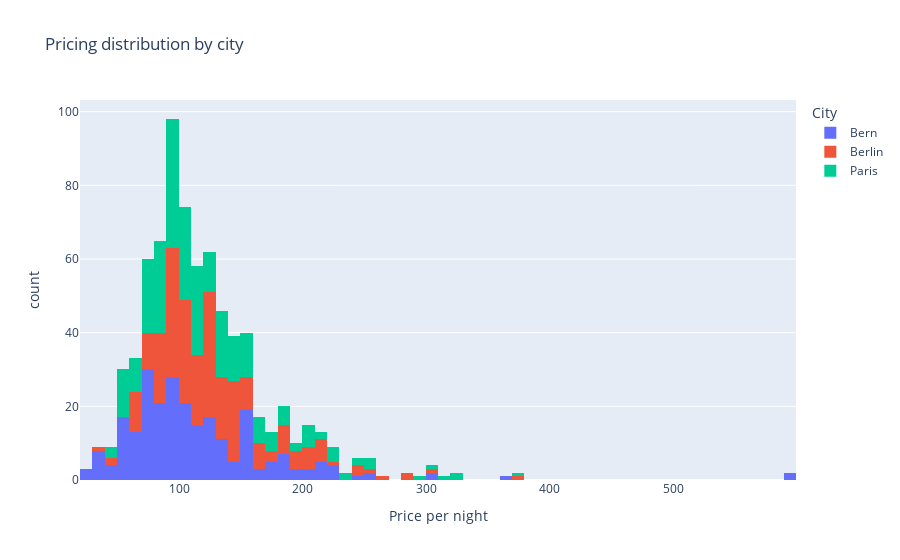

Notebook source saved alongside this figure:
### Markdown cell above
### <a id='toc8_4_4_'></a>[Pricing distribution by city](#toc0_)

### Code cell
pricing_distribution = px.histogram(
    airbnb_data,
    x="price_per_night",
    color="city",
    title="Pricing distribution by city",
    labels={"price_per_night": "Price per night", "city": "City"},
    nbins=100,
)

pricing_distribution.write_html(FIG_DIR / "pricing_distribution.html")
pricing_distribution.write_image(FIG_DIR / "pricing_distribution.png")

pricing_distribution.show()

### Figure 1 — Plotly figure (JSON) as saved in the notebook; plotly's stock layout.template omitted (floating-point values rounded to 4 significant figures; data arrays with more than 128 entries replaced by an {"elided": "..."} marker saying what was removed)
{"data": [{"alignmentgroup": "True", "bingroup": "x", "hovertemplate": "City=Bern<br>Price per night=%{x}<br>count=%{y}<extra></extra>", "legendgroup": "Bern", "marker": {"color": "#636efa", "pattern": {"shape": ""}}, "name": "Bern", "nbinsx": 100, "offsetgroup": "Bern", "orientation": "v", "showlegend": true, "type": "histogram", "x": {"elided": "250 int values"}, "xaxis": "x", "yaxis": "y"}, {"alignmentgroup": "True", "bingroup": "x", "hovertemplate": "City=Berlin<br>Price per night=%{x}<br>count=%{y}<extra></extra>", "legendgroup": "Berlin", "marker": {"color": "#EF553B", "pattern": {"shape": ""}}, "name": "Berlin", "nbinsx": 100, "offsetgroup": "Berlin", "orientation": "v", "showlegend": true, "type": "histogram", "x": {"elided": "252 int values"}, "xaxis": "x", "yaxis": "y"}, {"alignmentgroup": "True", "bingroup": "x", "hovertemplate": "City=Paris<br>Price per night=%{x}<br>count=%{y}<extra></extra>", "legendgroup": "Paris", "marker": {"color": "#00cc96", "pattern": {"shape": ""}}, "name": "Paris", "nbinsx": 100, "offsetgroup": "Paris", "orientation": "v", "showlegend": true, "type": "histogram", "x": {"elided": "251 int values"}, "xaxis": "x", "yaxis": "y"}], "layout": {"barmode": "relative", "legend": {"title": {"text": "City"}, "tracegroupgap": 0}, "title": {"text": "Pricing distribution by city"}, "xaxis": {"anchor": "y", "domain": [0, 1], "title": {"text": "Price per night"}}, "yaxis": {"anchor": "x", "domain": [0, 1], "title": {"text": "count"}}}}
